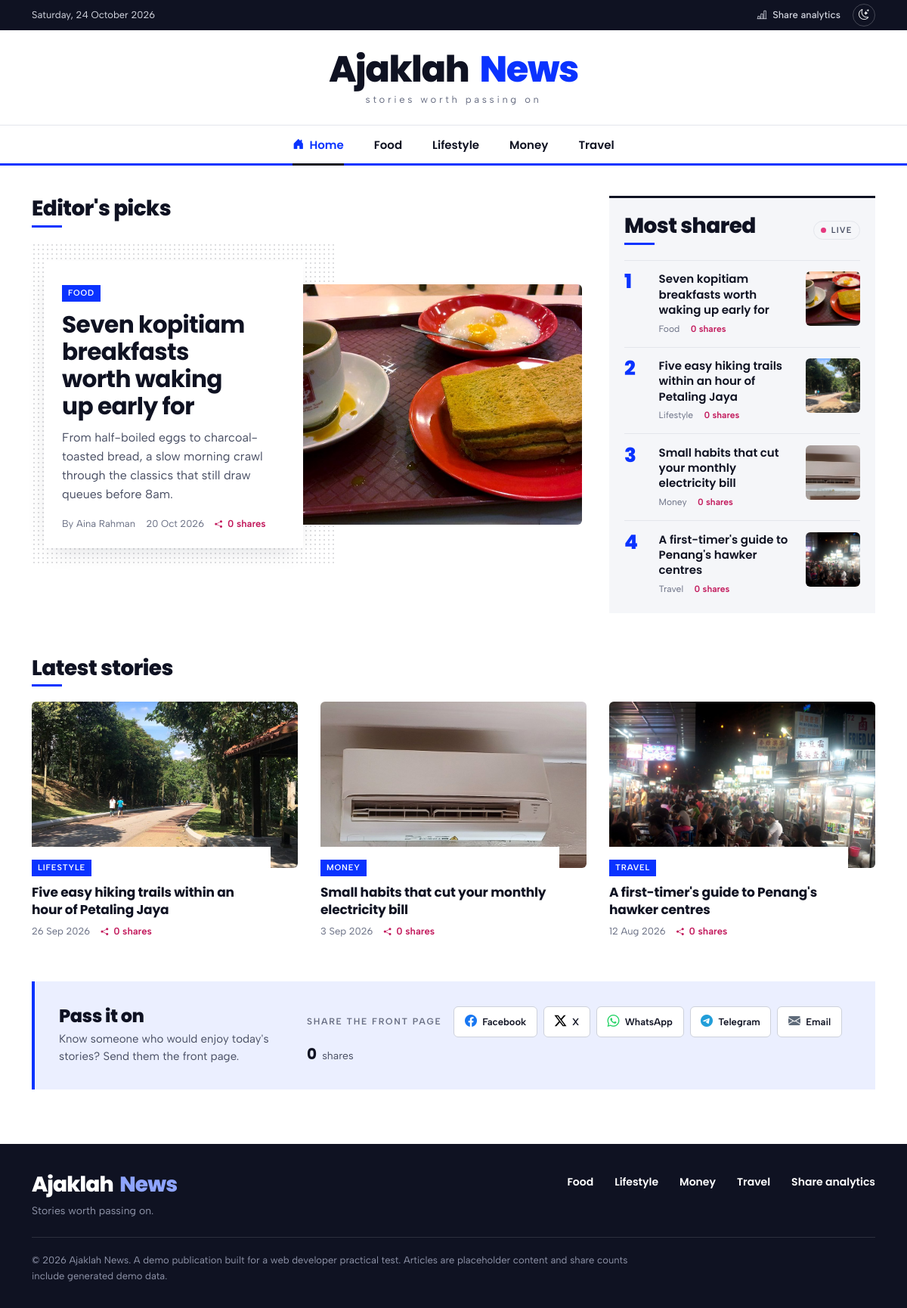
The page / on the database its author committed.
### tables this page shows
CREATE TABLE IF NOT EXISTS platforms (
    id                 SMALLINT UNSIGNED NOT NULL AUTO_INCREMENT,
    slug               VARCHAR(32)  NOT NULL COMMENT 'Stable identifier sent by the front-end, e.g. "whatsapp"',
    name               VARCHAR(64)  NOT NULL,
    share_url_template VARCHAR(512) NOT NULL COMMENT 'Placeholders: {url}, {title}, {description}',
    icon               VARCHAR(64)  NOT NULL DEFAULT 'bi-share-fill' COMMENT 'Bootstrap Icons class',
    color              CHAR(7)      NOT NULL DEFAULT '#6C757D' COMMENT 'Brand colour used for buttons and graphs',
    sort_order         SMALLINT UNSIGNED NOT NULL DEFAULT 0,
    is_active          TINYINT(1)   NOT NULL DEFAULT 1,
    created_at         DATETIME     NOT NULL DEFAULT CURRENT_TIMESTAMP,
    updated_at         DATETIME     NOT NULL DEFAULT CURRENT_TIMESTAMP ON UPDATE CURRENT_TIMESTAMP,
    PRIMARY KEY (id),
    UNIQUE KEY uq_platforms_slug (slug)
);

### public/index.php (called while the page is built, shortened)
<?php
require dirname(__DIR__) . '/src/bootstrap.php';
$db = Database::connection();
$allArticles = ArticleRepository::all();
$homeUrl = app_url();
$section = null;
$articles = $section === null
    ? $allArticles
    : array_values(array_filter($allArticles, static fn (array $a): bool => $a['category'] === $section));
$urls = array_map([ArticleRepository::class, 'url'], $allArticles);
$shareCounts = (new ShareClickRepository($db))->countsForUrls([...$urls, $homeUrl]);
View::render('site/home', [
    'meta' => [
        'title' => $section === null ? config('app.site_name') . ' — Latest stories' : $section,
        'description' => $section === null
            ? 'Food, travel, money and lifestyle stories from around Malaysia.'
            : 'The latest ' . strtolower($section) . ' stories from ' . config('app.site_name') . '.',
        'url' => $section === null ? $homeUrl : app_url('?section=' . rawurlencode(strtolower($section))),
        'image' => ArticleRepository::coverUrl('front-page'),
        'type' => 'website',
    ],
    'section' => $section,
    'homeUrl' => $homeUrl,
    'articles' => $articles,
    'allArticles' => $allArticles,
    'shareCounts' => $shareCounts,
    'platforms' => (new PlatformRepository($db))->active(),
], 'site/layout');

### src/Repository/PlatformRepository.php (called while the page is built, shortened)
<?php
final class PlatformRepository
{
    public function active(): array
    {
        return $this->db->query('SELECT * FROM platforms WHERE is_active = 1 ORDER BY sort_order, name')->fetchAll();
    }
}

### src/Share/ShareLinkBuilder.php (called while the page is built, shortened)
<?php
final class ShareLinkBuilder
{
    public static function build(string $template, array $page): string
    {
        return strtr($template, [
            '{url}' => rawurlencode($page['url']),
            '{title}' => rawurlencode((string) ($page['title'] ?? '')),
            '{description}' => rawurlencode((string) ($page['description'] ?? '')),
        ]);
    }
    public static function opensInNewWindow(string $template): bool
    {
        return stripos($template, 'mailto:') !== 0;
    }
}

### src/bootstrap.php (called while the page is built, shortened)
<?php
spl_autoload_register(static function (string $class): void {
    $prefix = 'App\\';
    $file = APP_ROOT . '/src/' . str_replace('\\', '/', substr($class, strlen($prefix))) . '.php';
});
require APP_ROOT . '/src/helpers.php';

### templates/site/share-bar.php (the view, shortened to what this page needs)
<?php
$variant ??= 'night';
$labelId = 'share-label-' . substr(md5($page['url'] . $label . $variant), 0, 8);
?>
<div class="share-bar share-bar--<?= e($variant) ?>" data-share-bar
     data-endpoint="<?= e(url('api/track.php')) ?>"
     data-url="<?= e($page['url']) ?>"
     data-title="<?= e($page['title']) ?>"
     <?php if ($variant === 'dock'): ?>role="region" aria-label="Share this story"<?php endif; ?>>
    <p class="share-bar__label" id="<?= e($labelId) ?>"><?= e($label) ?></p>
    <ul class="share-bar__list" aria-labelledby="<?= e($labelId) ?>">
        <?php foreach ($platforms as $platform): ?>
            <?php $newWindow = ShareLinkBuilder::opensInNewWindow($platform['share_url_template']); ?>
            <li>
                <a class="gel"
                   href="<?= e(ShareLinkBuilder::build($platform['share_url_template'], $page)) ?>"
                   style="--gel: <?= e($platform['color']) ?>; --gel-night: <?= e(on_stage($platform['color'])) ?>"
                   data-platform="<?= e($platform['slug']) ?>"
                   <?php if ($newWindow): ?>target="_blank" rel="noopener noreferrer" data-popup<?php endif; ?>
                   title="Share on <?= e($platform['name']) ?>"
                   aria-label="Share on <?= e($platform['name']) ?>">
                    <i class="bi <?= e($platform['icon']) ?> gel__icon" aria-hidden="true"></i>
                    <span class="gel__name"><?= e($platform['name']) ?></span>
                </a>
            </li>
        <?php endforeach; ?>
    </ul>
    <p class="share-bar__count" aria-live="polite">
        <strong class="share-bar__number" data-share-count><?= e(number_format($count)) ?></strong>
        <span data-share-noun><?= $count === 1 ? 'share' : 'shares' ?></span>
    </p>
</div>

### rows shown on the page
platforms: name "Facebook"
platforms: name "X"
platforms: name "WhatsApp"
platforms: name "Telegram"
platforms: name "Email"

### other values the page prints
implode(' ', $words) "Ajaklah Ajaklah"
$desk "News News"
$name "Food"
$name "Lifestyle"
$name "Money"
$name "Travel"
$lead['category'] "FOOD"
$lead['title'] "Seven kopitiam breakfasts worth waking up early for"
$lead['summary'] "From half-boiled eggs to charcoal-toasted bread, a slow morning crawl through the classics that still draw queues before 8am."
$lead['author'] "Aina Rahman"
$date($lead['published'], 'j M Y') "20 Oct 2026"
$shares($shareCounts[$leadUrl] ?? 0) "0 shares"
$article['title'] "Seven kopitiam breakfasts worth waking up early for"
$article['category'] "Food"
$shares($shareCounts[$articleUrl] ?? 0) "0 shares"
